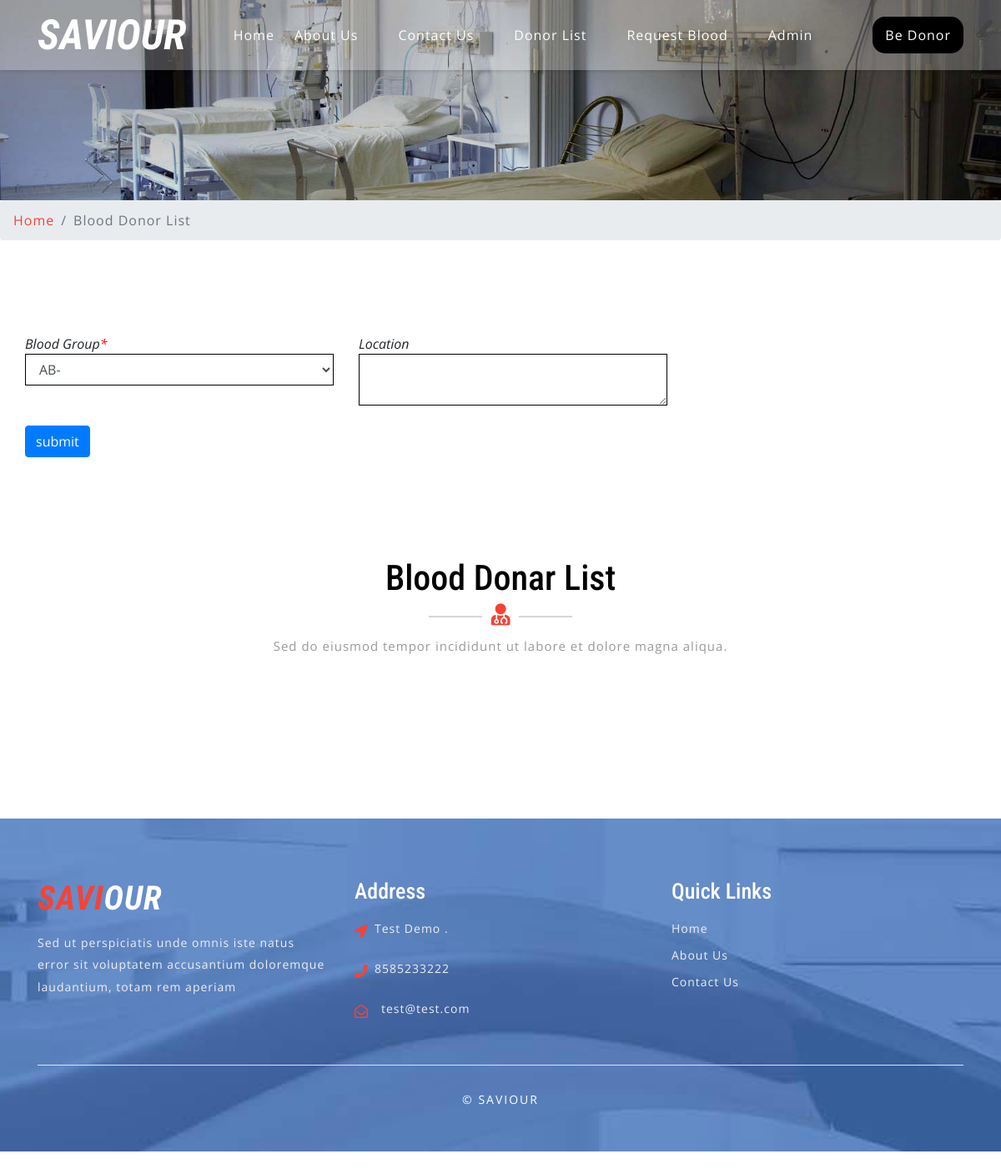
Screenshot of /bbdms/saerch-donar.php with the database file from the repository.
### tables this page shows
CREATE TABLE `tblcontactusinfo` (
  `id` int(11) NOT NULL,
  `Address` tinytext DEFAULT NULL,
  `EmailId` varchar(255) DEFAULT NULL,
  `ContactNo` char(11) DEFAULT NULL
);

### bbdms/saerch-donar.php (the view, shortened to what this page needs)
<?php error_reporting(0);
include('includes/config.php');
?>
<!DOCTYPE html>
<html lang="zxx">
<head>
	<link rel="stylesheet" href="css/bootstrap.css">
	<link rel="stylesheet" href="css/style.css" type="text/css" media="all" />
	<link rel="stylesheet" href="css/fontawesome-all.css">
</head>
<body>
	<?php include('includes/header.php');?>
	<div class="inner-banner-w3ls">
	</div>
	<div class="breadcrumb-agile">
		<div aria-label="breadcrumb">
			<ol class="breadcrumb">
				<li class="breadcrumb-item">
					<a href="index.php">Home</a>
				</li>
				<li class="breadcrumb-item active" aria-current="page">Blood Donor List</li>
			</ol>
		</div>
	</div>
	<div class="agileits-contact py-5">
		<div class="py-xl-5 py-lg-3">
			<form name="donar" method="post" style="padding-left: 30px;">
<div class="row">
<div class="col-lg-4 mb-4">
<div class="font-italic">Blood Group<span style="color:red">*</span> </div>
<div><select name="bloodgroup" class="form-control" required>
<?php $sql = "SELECT * from  tblbloodgroup ";
$query = $dbh -> prepare($sql);
$query->execute();
$results=$query->fetchAll(PDO::FETCH_OBJ);
if($query->rowCount() > 0)
{
foreach($results as $result)
{               ?>
<option value="<?php echo htmlentities($result->BloodGroup);?>"><?php echo htmlentities($result->BloodGroup);?></option>
<?php }} ?>
</select>
</div>
</div>
<div class="col-lg-4 mb-4">
<div class="font-italic">Location </div>
<div><textarea class="form-control" name="location"></textarea></div>
</div>
</div>
<div class="row">
<div class="col-lg-4 mb-4">
<div><input type="submit" name="sub" class="btn btn-primary" value="submit" style="cursor:pointer"></div>
</div>
</div>
</form>
	<div class="agileits-contact py-5">
		<div class="py-xl-5 py-lg-3">
			<div class="w3ls-titles text-center mb-5">
				<h3 class="title">Blood Donar List</h3>
				<span>
					<i class="fas fa-user-md"></i>
				</span>
				<p class="mt-2">Sed do eiusmod tempor incididunt ut labore et dolore magna aliqua.</p>
			</div>
			<div class="d-flex">
			</div>
		</div>
	</div>
	<?php include('includes/footer.php');?>
</body>
</html>

### bbdms/includes/footer.php (shortened to what this page needs)
<footer>
    <div class="w3ls-footer-grids pt-sm-4 pt-3">
      <div class="container py-xl-5 py-lg-3">
        <div class="row">
          <div class="col-md-4 w3l-footer">
            <h2 class="mb-sm-3 mb-2">
              <a href="index.php" class="text-white font-italic font-weight-bold">
                <span>SAVI</span>OUR
              </a>
            </h2>
            <p>Sed ut perspiciatis unde omnis iste natus error sit voluptatem accusantium doloremque laudantium, totam rem
              aperiam          </div>
          <div class="col-md-4 w3l-footer my-md-0 my-4">
            <h3 class="mb-sm-3 mb-2 text-white">Address</h3>
            <ul class="list-unstyled">
              <?php
$sql = "SELECT * from tblcontactusinfo";
$query = $dbh -> prepare($sql);
$query->execute();
$results=$query->fetchAll(PDO::FETCH_OBJ);
if($query->rowCount() > 0)
{
foreach($results as $result)
{ ?>
              <li>
                <i class="fas fa-location-arrow float-left"></i>
                <p class="ml-4">
                  <span><?php  echo $result->Address; ?>. </p>
                <div class="clearfix"></div>
              </li>
              <li class="my-3">
                <i class="fas fa-phone float-left"></i>
                <p class="ml-4"><?php  echo $result->ContactNo; ?></p>
                <div class="clearfix"></div>
              </li>
              <li>
                <i class="far fa-envelope-open float-left"></i>
                <a href="mailto:info@example.com" class="ml-3"><?php  echo $result->EmailId; ?></a>
                <div class="clearfix"></div>
              </li>
            <?php } } ?></ul>
          </div>
          <div class="col-md-4 w3l-footer">
            <h3 class="mb-sm-3 mb-2 text-white">Quick Links</h3>
            <div class="nav-w3-l">
              <ul class="list-unstyled">
                <li>
                  <a href="index.php">Home</a>
                </li>
                <li class="mt-2">
                  <a href="about.php">About Us</a>
                </li>
                <li class="mt-2">
                  <a href="contact.php">Contact Us</a>
                </li>
              </ul>
            </div>
          </div>
        </div>
        <div class="border-top mt-5 pt-lg-4 pt-3 pb-lg-0 pb-3 text-center">
          <p class="copy-right-grids mt-lg-1">©  SAVIOUR
          </p>
        </div>
      </div>
    </div>
  </footer>

### bbdms/css/style.css (style rules this page uses)
body { padding: 0; margin: 0; background: #FFF; font-family: 'Open Sans', sans-serif; }
body a { transition: 0.5s all; -webkit-transition: 0.5s all; -moz-transition: 0.5s all; -o-transition: 0.5s all; -ms-transition: 0.5s all; text-decoration: none; }
input[type="button"], input[type="submit"] { transition: 0.5s all; -webkit-transition: 0.5s all; -moz-transition: 0.5s all; -o-transition: 0.5s all; -ms-transition: 0.5s all; }
h1, h2, h3, h4, h5, h6 { margin: 0; padding: 0; font-family: 'Roboto Condensed', sans-serif; }
p { margin: 0; padding: 0; font-family: 'Open Sans', sans-serif; font-size: 15px; letter-spacing: 1px; line-height: 1.9; color: #999; }
ul, ol { margin: 0; padding: 0; }
.navbar-light .navbar-brand, .navbar-light .navbar-brand:hover, .navbar-light .navbar-brand:focus, .w3l-footer h2 a span { color: #f44336; }
.form-control { border-radius: 0px }
h3.title { color: #000; font-size: 42px; }
.w3ls-titles span { position: relative; }
.w3ls-titles span:before { content: " "; background: #d6d6d6; width: 64px; height: 2px; position: absolute; top: 9px; left: -75px; }
.w3ls-titles span:after { content: " "; background: #d6d6d6; width: 64px; height: 2px; position: absolute; top: 9px; right: -75px; }
.w3ls-titles i { color: #f44336; font-size: 26px; margin-top: 5px; }
footer { background: url(../images/bg3.jpg) no-repeat center fixed; background-size: cover; -webkit-background-size: cover; -moz-background-size: cover; -o-background-size: cover; -moz-background-size: cover; }
.w3l-footer h2 a { font-size: 40px; letter-spacing: 1px; }
.w3l-footer h3 { font-size: 26px; }
.w3l-footer p, .w3l-footer p a, .w3l-footer ul li a { font-size: 14px; color: #efefef; letter-spacing: 1px; }
.w3l-footer ul li i { color: #f44336; line-height: 2; }
p.copy-right-grids { font-size: 14px; color: #fff; letter-spacing: 2px; }
.inner-banner-w3ls { background: url(../images/banner3.jpg) no-repeat center; background-size: cover; -webkit-background-size: cover; -moz-background-size: cover; -o-background-size: cover; -moz-background-size: cover; height: 20vw; }
.breadcrumb li a { color: #f44336; }
.breadcrumb li { letter-spacing: 1px; color: #000; }
select.form-control:not([size]):not([multiple]) { height: inherit; }

### rows the page displays
tblcontactusinfo: Address "Test Demo", ContactNo "8585233222", EmailId "test@test.com"

### other values shown
form field bloodgroup "AB-"
